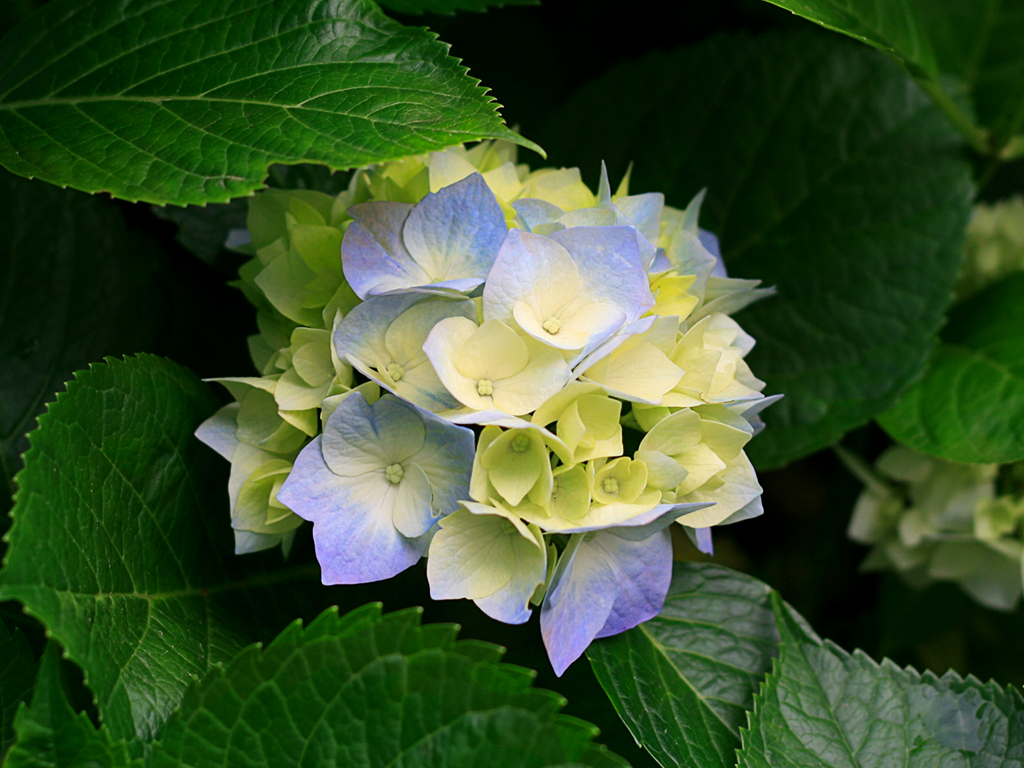
#> input picture CorossionDetection_Computer_Vision/Hydrangeas.jpg, 1024 x 768 px
$ python gabor_filter.py   (older library calls are emulated)
#> lines starting #> are read from the running program, lines starting #| are printed output that depends on the picture
#!/usr/bin/env python
##############################################
# Gabor filter
##############################################
"""
For image processing and computer vision, Gabor filters are generally
used in texture analysis, edge detection, feature extraction, etc.

In image processing, a Gabor filter, named after Dennis Gabor, is a linear filter used for texture analysis, which essentially means that it analyzes whether there is any specific frequency content in the image in specific directions in a localized region around the point or region of analysis.

ksize - Size of the filter returned.
sigma - Standard deviation of the gaussian envelope.
theta - Orientation of the normal to the parallel stripes of a Gabor function.
lambda - Wavelength of the sinusoidal factor.
gamma - Spatial aspect ratio.
psi - Phase offset.
ktype - Type of filter coefficients. It can be CV_32F or CV_64F.
indicates the type and range of values that each pixel in the Gabor kernel can hold.
Basically float32 or float64

"""
import pandas as pd
import numpy as np
import cv2
import matplotlib.pyplot as plt

ksize = 5  # Use size that makes sense to the image and feature size. Large may not be good.
# On the synthetic image it is clear how ksize affects imgae (try 5 and 50)
sigma = 3  # Large sigma on small features will fully miss the features.
theta = 1 * np.pi / 4  # /4 shows horizontal 3/4 shows other horizontal. Try other contributions
lamda = 1 * np.pi / 4  # 1/4 works best for angled.
gamma = 0.4  # Value of 1 defines spherical. Calue close to 0 has high aspect ratio
# Value of 1, spherical may not be ideal as it picks up features from other regions.
phi = 0  # Phase offset. I leave it to 0.

kernel = cv2.getGaborKernel((ksize, ksize), sigma, theta, lamda, gamma, phi, ktype=cv2.CV_32F)

plt.imshow(kernel)

img = cv2.imread('Hydrangeas.jpg')
#> img is the input picture: shape (768, 1024, 3); mean B, G, R 43.4, 81.3, 57.3
# img = cv2.imread('BSE_Image.jpg')
img = cv2.cvtColor(img, cv2.COLOR_BGR2GRAY)
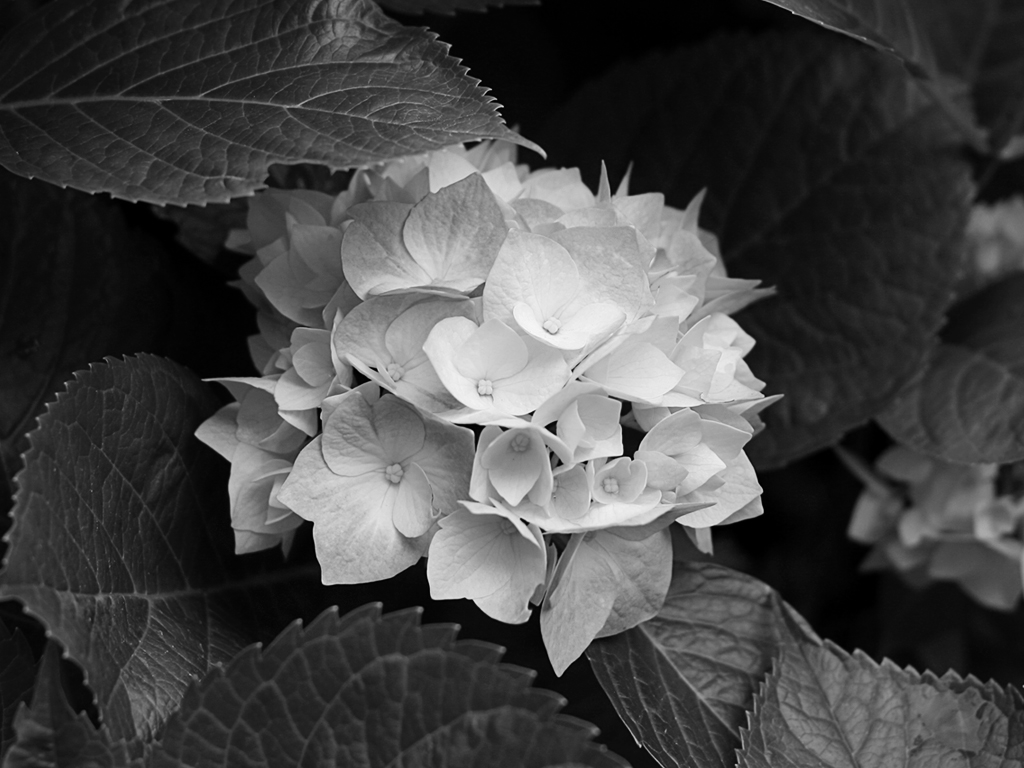
#> img: shape (768, 1024); min 0, max 248, mean 69.8
fimg = cv2.filter2D(img, cv2.CV_8UC3, kernel)
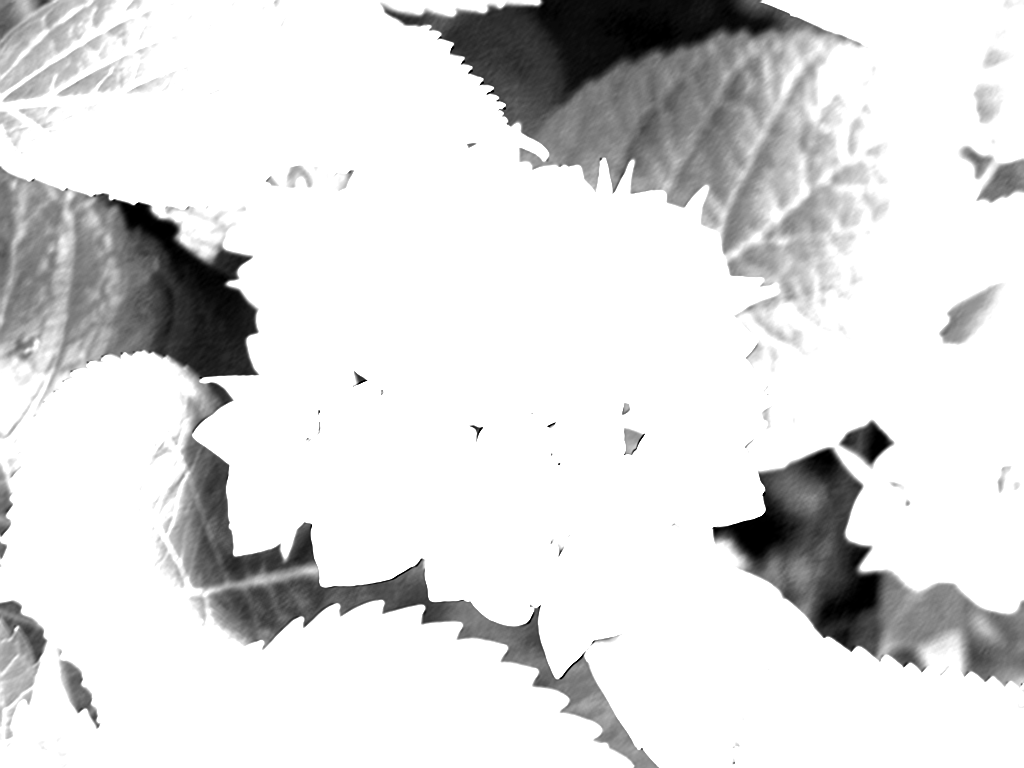
#> fimg: shape (768, 1024); min 0, max 255, mean 221

kernel_resized = cv2.resize(kernel, (400, 400))  # Resize image
cv2.imshow('Kernel', kernel_resized)
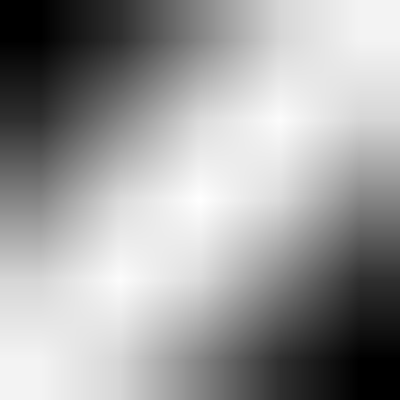
#> window 'Kernel': shape (400, 400) float32; min -0.516, max 0.997, mean 0.427; drawn with min black and max white
cv2.imshow('Original Img.', img)
cv2.imshow('Filtered', fimg)
cv2.waitKey(10000)
cv2.destroyAllWindows()
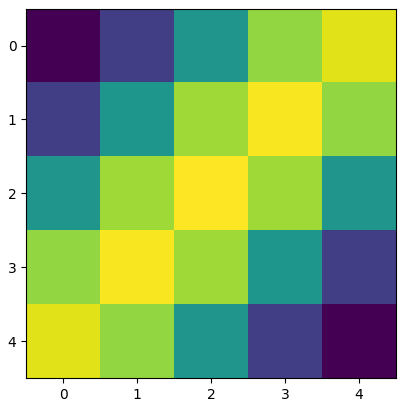
#> figure drawn by matplotlib, 1 panel

$ run again, with CorossionDetection_Computer_Vision/mtb_images/corossion_image_sample/BSE_Image.jpg copied over CorossionDetection_Computer_Vision/Hydrangeas.jpg
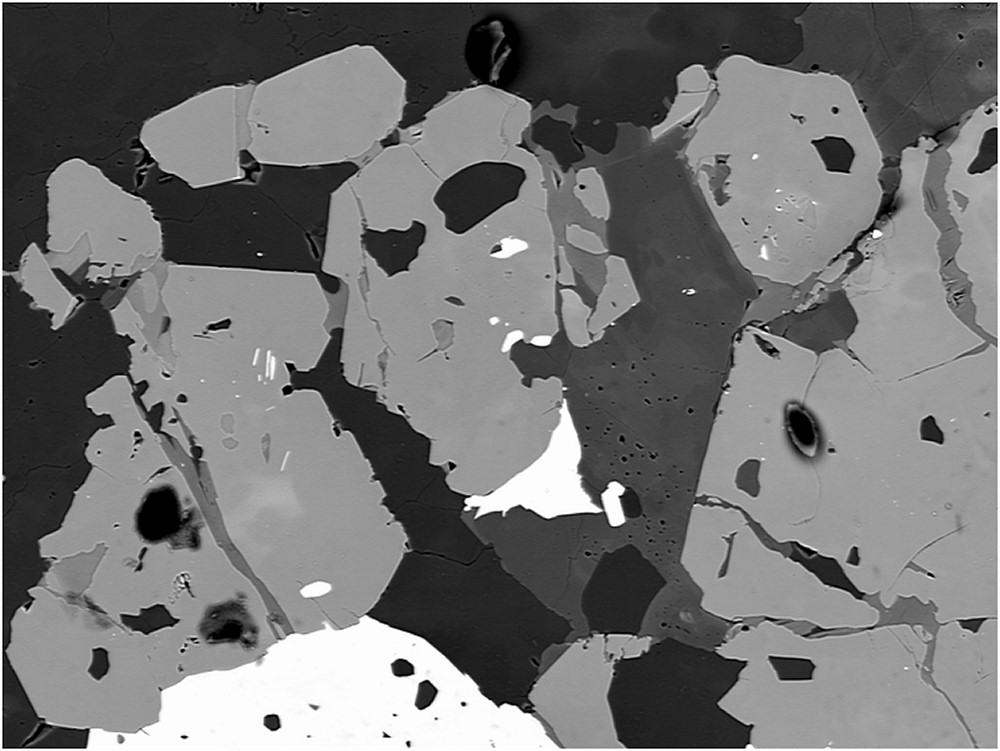
#> input picture CorossionDetection_Computer_Vision/mtb_images/corossion_image_sample/BSE_Image.jpg, 1000 x 751 px
#> img is the input picture: shape (751, 1000, 3); min 0, max 255, mean 115.2
#> img: shape (751, 1000)
#> `fimg = cv2.filter2D(img, cv2.CV_8UC3, kernel)`:
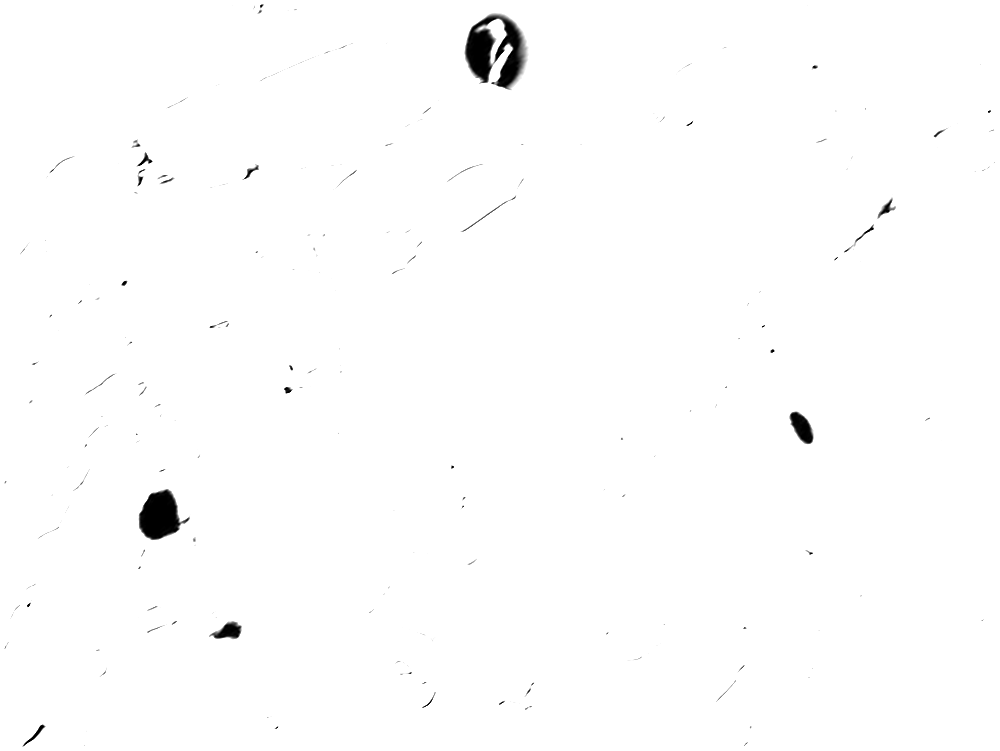
#> fimg: shape (751, 1000); min 0, max 255, mean 253.1

$ run again, with CorossionDetection_Computer_Vision/rust_image_2.jpg copied over CorossionDetection_Computer_Vision/Hydrangeas.jpg
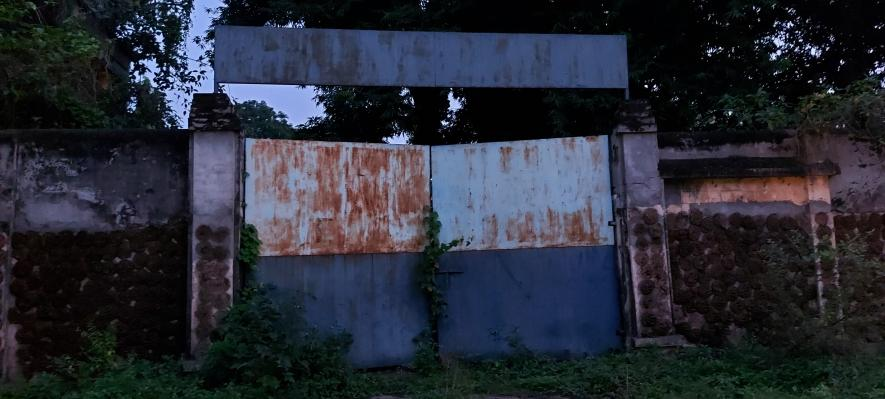
#> input picture CorossionDetection_Computer_Vision/rust_image_2.jpg, 885 x 399 px
#> img is the input picture: shape (399, 885, 3); mean B, G, R 54.5, 43.6, 40.1
#> `img = cv2.cvtColor(img, cv2.COLOR_BGR2GRAY)`:
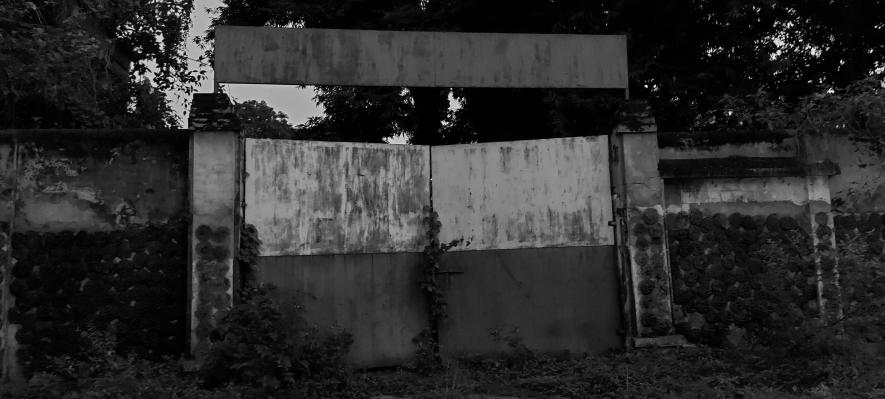
#> img: shape (399, 885); min 0, max 254, mean 43.8
#> `fimg = cv2.filter2D(img, cv2.CV_8UC3, kernel)`:
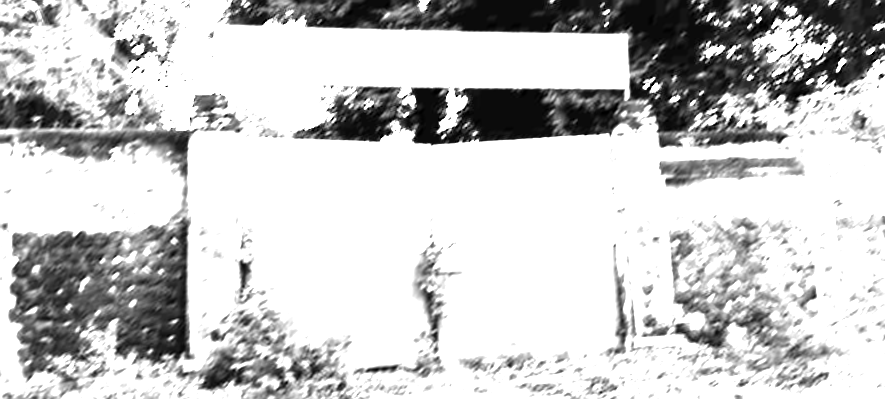
#> fimg: shape (399, 885); min 0, max 255, mean 200.8
